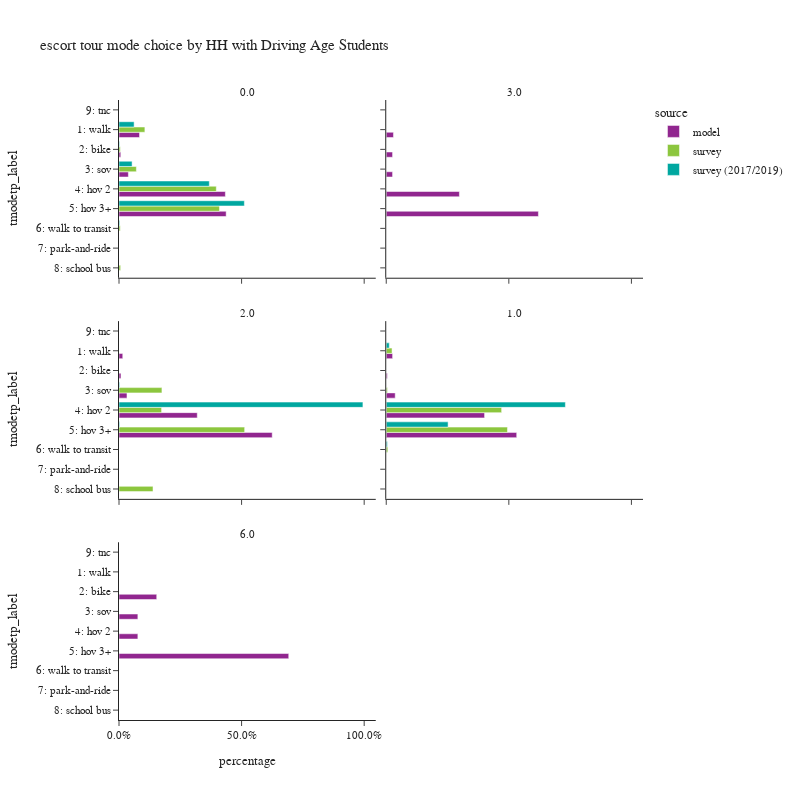

The code cell stored with this chart in its notebook:
### Code cell
plot_mode_choice(es_tour,
                 "hhhsc",
                 {
                  "tmodetp_label":["1: walk","2: bike","3: sov","4: hov 2","5: hov 3+","6: walk to transit",
                                   "7: park-and-ride","8: school bus","9: other–survey only"]},
                 "HH with Driving Age Students",2,800)

### Figure 1 — Plotly figure (JSON) as saved in the notebook; plotly's stock layout.template omitted (floating-point values rounded to 4 significant figures)
{"data": [{"alignmentgroup": "True", "customdata": [[55366], [4769], [25254], [286971], [289105]], "hovertemplate": "source=model<br>hhhsc=0.0<br>percentage=%{x}<br>tmodetp_label=%{y}<br>sample count=%{customdata[0]}<extra></extra>", "legendgroup": "model", "marker": {"color": "#91268F", "pattern": {"shape": ""}}, "name": "model", "offsetgroup": "model", "orientation": "h", "showlegend": true, "textposition": "auto", "type": "bar", "x": [0.0837, 0.00721, 0.03818, 0.4338, 0.4371], "xaxis": "x5", "y": ["1: walk", "2: bike", "3: sov", "4: hov 2", "5: hov 3+"], "yaxis": "y5"}, {"alignmentgroup": "True", "customdata": [[16], [14], [14], [162], [337]], "hovertemplate": "source=model<br>hhhsc=3.0<br>percentage=%{x}<br>tmodetp_label=%{y}<br>sample count=%{customdata[0]}<extra></extra>", "legendgroup": "model", "marker": {"color": "#91268F", "pattern": {"shape": ""}}, "name": "model", "offsetgroup": "model", "orientation": "h", "showlegend": false, "textposition": "auto", "type": "bar", "x": [0.02947, 0.02578, 0.02578, 0.2983, 0.6206], "xaxis": "x6", "y": ["1: walk", "2: bike", "3: sov", "4: hov 2", "5: hov 3+"], "yaxis": "y6"}, {"alignmentgroup": "True", "customdata": [[217], [114], [462], [4528], [8865]], "hovertemplate": "source=model<br>hhhsc=2.0<br>percentage=%{x}<br>tmodetp_label=%{y}<br>sample count=%{customdata[0]}<extra></extra>", "legendgroup": "model", "marker": {"color": "#91268F", "pattern": {"shape": ""}}, "name": "model", "offsetgroup": "model", "orientation": "h", "showlegend": false, "textposition": "auto", "type": "bar", "x": [0.0153, 0.008036, 0.03257, 0.3192, 0.6249], "xaxis": "x3", "y": ["1: walk", "2: bike", "3: sov", "4: hov 2", "5: hov 3+"], "yaxis": "y3"}, {"alignmentgroup": "True", "customdata": [[2366], [395], [3331], [36567], [48520]], "hovertemplate": "source=model<br>hhhsc=1.0<br>percentage=%{x}<br>tmodetp_label=%{y}<br>sample count=%{customdata[0]}<extra></extra>", "legendgroup": "model", "marker": {"color": "#91268F", "pattern": {"shape": ""}}, "name": "model", "offsetgroup": "model", "orientation": "h", "showlegend": false, "textposition": "auto", "type": "bar", "x": [0.02595, 0.004332, 0.03653, 0.401, 0.5321], "xaxis": "x4", "y": ["1: walk", "2: bike", "3: sov", "4: hov 2", "5: hov 3+"], "yaxis": "y4"}, {"alignmentgroup": "True", "customdata": [[2], [1], [1], [9]], "hovertemplate": "source=model<br>hhhsc=6.0<br>percentage=%{x}<br>tmodetp_label=%{y}<br>sample count=%{customdata[0]}<extra></extra>", "legendgroup": "model", "marker": {"color": "#91268F", "pattern": {"shape": ""}}, "name": "model", "offsetgroup": "model", "orientation": "h", "showlegend": false, "textposition": "auto", "type": "bar", "x": [0.1538, 0.07692, 0.07692, 0.6923], "xaxis": "x", "y": ["2: bike", "3: sov", "4: hov 2", "5: hov 3+"], "yaxis": "y"}, {"alignmentgroup": "True", "customdata": [[85], [14], [48], [280], [245], [12], [5]], "hovertemplate": "source=survey<br>hhhsc=0.0<br>percentage=%{x}<br>tmodetp_label=%{y}<br>sample count=%{customdata[0]}<extra></extra>", "legendgroup": "survey", "marker": {"color": "#8CC63E", "pattern": {"shape": ""}}, "name": "survey", "offsetgroup": "survey", "orientation": "h", "showlegend": true, "textposition": "auto", "type": "bar", "x": [0.1056, 0.005237, 0.07085, 0.3969, 0.4098, 0.005077, 0.006649], "xaxis": "x5", "y": ["1: walk", "2: bike", "3: sov", "4: hov 2", "5: hov 3+", "6: walk to transit", "8: school bus"], "yaxis": "y5"}, {"alignmentgroup": "True", "customdata": [[1], [2], [5], [1]], "hovertemplate": "source=survey<br>hhhsc=2.0<br>percentage=%{x}<br>tmodetp_label=%{y}<br>sample count=%{customdata[0]}<extra></extra>", "legendgroup": "survey", "marker": {"color": "#8CC63E", "pattern": {"shape": ""}}, "name": "survey", "offsetgroup": "survey", "orientation": "h", "showlegend": false, "textposition": "auto", "type": "bar", "x": [0.1751, 0.1737, 0.5125, 0.1387], "xaxis": "x3", "y": ["3: sov", "4: hov 2", "5: hov 3+", "8: school bus"], "yaxis": "y3"}, {"alignmentgroup": "True", "customdata": [[2], [1], [28], [16], [1]], "hovertemplate": "source=survey<br>hhhsc=1.0<br>percentage=%{x}<br>tmodetp_label=%{y}<br>sample count=%{customdata[0]}<extra></extra>", "legendgroup": "survey", "marker": {"color": "#8CC63E", "pattern": {"shape": ""}}, "name": "survey", "offsetgroup": "survey", "orientation": "h", "showlegend": false, "textposition": "auto", "type": "bar", "x": [0.02366, 0.004702, 0.4706, 0.4945, 0.006534], "xaxis": "x4", "y": ["1: walk", "3: sov", "4: hov 2", "5: hov 3+", "6: walk to transit"], "yaxis": "y4"}, {"alignmentgroup": "True", "customdata": [[96], [8], [27], [303], [270], [12], [1]], "hovertemplate": "source=survey (2017/2019)<br>hhhsc=0.0<br>percentage=%{x}<br>tmodetp_label=%{y}<br>sample count=%{customdata[0]}<extra></extra>", "legendgroup": "survey (2017/2019)", "marker": {"color": "#00A7A0", "pattern": {"shape": ""}}, "name": "survey (2017/2019)", "offsetgroup": "survey (2017/2019)", "orientation": "h", "showlegend": true, "textposition": "auto", "type": "bar", "x": [0.06167, 0.002364, 0.0534, 0.3684, 0.5113, 0.002835, 3.849e-05], "xaxis": "x5", "y": ["1: walk", "2: bike", "3: sov", "4: hov 2", "5: hov 3+", "6: walk to transit", "9: tnc"], "yaxis": "y5"}, {"alignmentgroup": "True", "customdata": [[1], [11], [1]], "hovertemplate": "source=survey (2017/2019)<br>hhhsc=2.0<br>percentage=%{x}<br>tmodetp_label=%{y}<br>sample count=%{customdata[0]}<extra></extra>", "legendgroup": "survey (2017/2019)", "marker": {"color": "#00A7A0", "pattern": {"shape": ""}}, "name": "survey (2017/2019)", "offsetgroup": "survey (2017/2019)", "orientation": "h", "showlegend": false, "textposition": "auto", "type": "bar", "x": [0.00256, 0.9949, 0.00256], "xaxis": "x3", "y": ["3: sov", "4: hov 2", "5: hov 3+"], "yaxis": "y3"}, {"alignmentgroup": "True", "customdata": [[3], [1], [41], [21], [1]], "hovertemplate": "source=survey (2017/2019)<br>hhhsc=1.0<br>percentage=%{x}<br>tmodetp_label=%{y}<br>sample count=%{customdata[0]}<extra></extra>", "legendgroup": "survey (2017/2019)", "marker": {"color": "#00A7A0", "pattern": {"shape": ""}}, "name": "survey (2017/2019)", "offsetgroup": "survey (2017/2019)", "orientation": "h", "showlegend": false, "textposition": "auto", "type": "bar", "x": [0.01242, 5.044e-05, 0.7307, 0.2523, 0.004576], "xaxis": "x4", "y": ["1: walk", "3: sov", "4: hov 2", "5: hov 3+", "6: walk to transit"], "yaxis": "y4"}], "layout": {"annotations": [{"font": {}, "showarrow": false, "text": "6.0", "x": 0.245, "xanchor": "center", "xref": "paper", "y": 0.2867, "yanchor": "bottom", "yref": "paper"}, {"font": {}, "showarrow": false, "text": "2.0", "x": 0.245, "xanchor": "center", "xref": "paper", "y": 0.6433, "yanchor": "bottom", "yref": "paper"}, {"font": {}, "showarrow": false, "text": "1.0", "x": 0.755, "xanchor": "center", "xref": "paper", "y": 0.6433, "yanchor": "bottom", "yref": "paper"}, {"font": {}, "showarrow": false, "text": "0.0", "x": 0.245, "xanchor": "center", "xref": "paper", "y": 1.0, "yanchor": "bottom", "yref": "paper"}, {"font": {}, "showarrow": false, "text": "3.0", "x": 0.755, "xanchor": "center", "xref": "paper", "y": 1.0, "yanchor": "bottom", "yref": "paper"}], "barmode": "group", "height": 800, "legend": {"title": {"text": "source"}, "tracegroupgap": 0}, "title": {"text": "escort tour mode choice by HH with Driving Age Students"}, "width": 800, "xaxis": {"anchor": "y", "domain": [0.0, 0.49], "tickformat": ".1%", "title": {"text": "percentage"}}, "xaxis2": {"anchor": "y2", "domain": [0.51, 1.0], "matches": "x", "tickformat": ".1%", "title": {"text": "percentage"}}, "xaxis3": {"anchor": "y3", "domain": [0.0, 0.49], "matches": "x", "showticklabels": false, "tickformat": ".1%"}, "xaxis4": {"anchor": "y4", "domain": [0.51, 1.0], "matches": "x", "showticklabels": false, "tickformat": ".1%"}, "xaxis5": {"anchor": "y5", "domain": [0.0, 0.49], "matches": "x", "showticklabels": false, "tickformat": ".1%"}, "xaxis6": {"anchor": "y6", "domain": [0.51, 1.0], "matches": "x", "showticklabels": false, "tickformat": ".1%"}, "yaxis": {"anchor": "x", "categoryarray": ["9: other–survey only", "8: school bus", "7: park-and-ride", "6: walk to transit", "5: hov 3+", "4: hov 2", "3: sov", "2: bike", "1: walk"], "categoryorder": "array", "domain": [0.0, 0.2867], "title": {"text": "tmodetp_label"}}, "yaxis2": {"anchor": "x2", "domain": [0.0, 0.2867], "matches": "y", "showticklabels": false}, "yaxis3": {"anchor": "x3", "categoryarray": ["9: other–survey only", "8: school bus", "7: park-and-ride", "6: walk to transit", "5: hov 3+", "4: hov 2", "3: sov", "2: bike", "1: walk"], "categoryorder": "array", "domain": [0.3567, 0.6433], "matches": "y", "title": {"text": "tmodetp_label"}}, "yaxis4": {"anchor": "x4", "domain": [0.3567, 0.6433], "matches": "y", "showticklabels": false}, "yaxis5": {"anchor": "x5", "categoryarray": ["9: other–survey only", "8: school bus", "7: park-and-ride", "6: walk to transit", "5: hov 3+", "4: hov 2", "3: sov", "2: bike", "1: walk"], "categoryorder": "array", "domain": [0.7133, 1.0], "matches": "y", "title": {"text": "tmodetp_label"}}, "yaxis6": {"anchor": "x6", "domain": [0.7133, 1.0], "matches": "y", "showticklabels": false}}}
